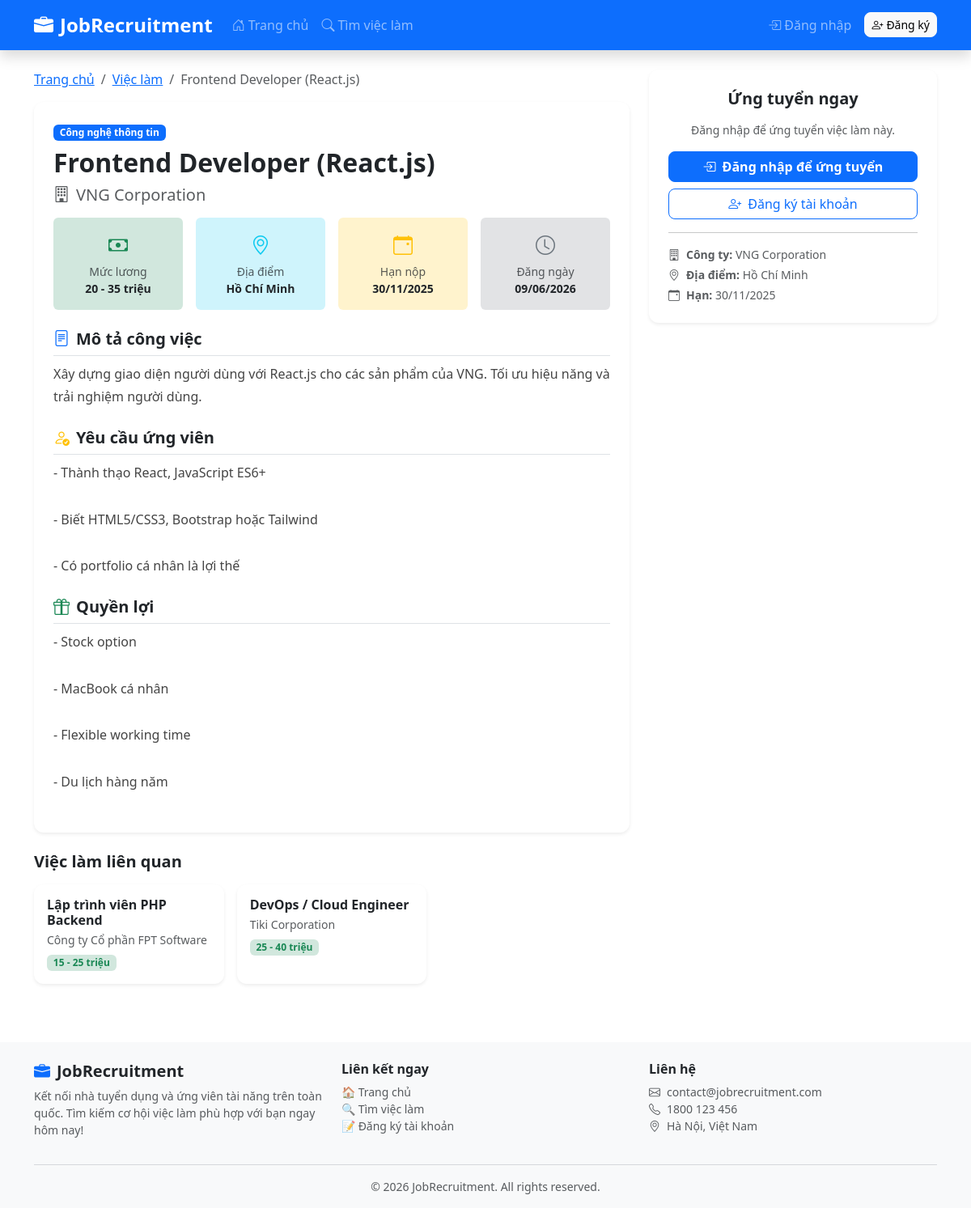
Page /jobs/detail?id=2 on the committed database.
### tables this page shows
CREATE TABLE `jobs` (
    `id`           INT AUTO_INCREMENT PRIMARY KEY COMMENT 'Khóa chính',
    `category_id`  INT           NOT NULL         COMMENT 'Ngành nghề (FK → categories.id)',
    `title`        VARCHAR(200)  NOT NULL         COMMENT 'Tiêu đề vị trí tuyển dụng',
    `company`      VARCHAR(200)  NOT NULL         COMMENT 'Tên công ty tuyển dụng',
    `salary`       VARCHAR(100)  DEFAULT NULL     COMMENT 'Mức lương (VD: 10-15 triệu)',
    `location`     VARCHAR(200)  DEFAULT NULL     COMMENT 'Địa điểm làm việc',
    `description`  TEXT          DEFAULT NULL     COMMENT 'Mô tả công việc chi tiết',
    `requirements` TEXT          DEFAULT NULL     COMMENT 'Yêu cầu ứng viên',
    `benefits`     TEXT          DEFAULT NULL     COMMENT 'Quyền lợi được hưởng',
    `deadline`     DATE          DEFAULT NULL     COMMENT 'Hạn nộp hồ sơ',
    `status`       ENUM('active', 'closed') NOT NULL DEFAULT 'active' COMMENT 'Trạng thái: active=đang tuyển, closed=đã đóng',
    `created_at`   TIMESTAMP DEFAULT CURRENT_TIMESTAMP COMMENT 'Thời điểm đăng tin',
    CONSTRAINT `fk_jobs_category`
        FOREIGN KEY (`category_id`) REFERENCES `categories`(`id`) ON DELETE CASCADE
);

CREATE TABLE `categories` (
    `id`         INT AUTO_INCREMENT PRIMARY KEY COMMENT 'Khóa chính',
    `name`       VARCHAR(100) NOT NULL          COMMENT 'Tên ngành nghề',
    `created_at` TIMESTAMP DEFAULT CURRENT_TIMESTAMP
);

### core/Controller.php (called while the page is built, shortened)
<?php
abstract class Controller
{
    protected function render(string $view, array $data = []): void
    {
        extract($data);
        $viewPath = __DIR__ . '/../views/' . $view . '.php';
        require $viewPath;
    }
}

### controllers/JobController.php (called while the page is built, shortened)
<?php
class JobController extends Controller
{
    public function detail(): void
    {
        $id = (int) ($_GET['id'] ?? 0);
        $jobModel = new Job();
        $job      = $jobModel->findById($id);
        $hasApplied = false;
        $relatedJobs = $jobModel->getRelated($id, $job['category_id']);
        $this->render('jobs/detail', [
            'job'         => $job,
            'hasApplied'  => $hasApplied,
            'relatedJobs' => $relatedJobs,
            'flash'       => $this->getFlash(),
        ]);
    }
}

### index.php (called while the page is built, shortened)
<?php
require_once __DIR__ . '/config/database.php';
require_once __DIR__ . '/core/Database.php';
require_once __DIR__ . '/core/Model.php';
require_once __DIR__ . '/core/Controller.php';
require_once __DIR__ . '/models/Job.php';
require_once __DIR__ . '/controllers/JobController.php';
$router = new Router();
$router->get('/',     'HomeController', 'index');
$router->get('/home', 'HomeController', 'index');
$router->get( '/login',    'AuthController', 'loginForm');
$router->post('/login',    'AuthController', 'login');
$router->get( '/register', 'AuthController', 'registerForm');
$router->post('/register', 'AuthController', 'register');
$router->get( '/logout',   'AuthController', 'logout');
$router->get( '/jobs',        'JobController', 'index');
$router->get( '/jobs/detail', 'JobController', 'detail');
$router->get( '/jobs/apply',  'JobController', 'applyForm');
$router->post('/jobs/apply',  'JobController', 'apply');
$router->get( '/profile',        'ProfileController', 'index');
$router->post('/profile/update', 'ProfileController', 'update');
$router->get('/my-applications', 'ApplicationController', 'history');
$router->get('/admin',           'AdminDashboardController', 'index');
$router->get('/admin/dashboard', 'AdminDashboardController', 'index');
$router->get( '/admin/users',        'AdminUserController', 'index');
$router->get( '/admin/users/create', 'AdminUserController', 'createForm');
$router->post('/admin/users/create', 'AdminUserController', 'create');
$router->get( '/admin/users/edit',   'AdminUserController', 'editForm');
$router->post('/admin/users/edit',   'AdminUserController', 'edit');
$router->post('/admin/users/delete', 'AdminUserController', 'delete');
$router->get( '/admin/jobs',        'AdminJobController', 'index');
$router->get( '/admin/jobs/create', 'AdminJobController', 'createForm');
$router->post('/admin/jobs/create', 'AdminJobController', 'create');
$router->get( '/admin/jobs/edit',   'AdminJobController', 'editForm');
$router->post('/admin/jobs/edit',   'AdminJobController', 'edit');
$router->post('/admin/jobs/delete', 'AdminJobController', 'delete');
$router->get( '/admin/categories',        'AdminCategoryController', 'index');
$router->get( '/admin/categories/create', 'AdminCategoryController', 'createForm');
$router->post('/admin/categories/create', 'AdminCategoryController', 'create');
$router->get( '/admin/categories/edit',   'AdminCategoryController', 'editForm');
$router->post('/admin/categories/edit',   'AdminCategoryController', 'edit');
$router->post('/admin/categories/delete', 'AdminCategoryController', 'delete');
$router->get( '/admin/applications',               'AdminApplicationController', 'index');
$router->post('/admin/applications/update-status', 'AdminApplicationController', 'updateStatus');
$router->dispatch();

### core/Database.php (called while the page is built, shortened)
<?php
class Database
{
    private static ?PDO $instance = null;
    public static function getInstance(): PDO
    {
        if (self::$instance === null) {
            $dsn = sprintf(
                'mysql:host=%s;port=%d;dbname=%s;charset=%s',
                DB_HOST,
                DB_PORT,
                DB_NAME,
                DB_CHARSET
            );
            $options = [
                PDO::ATTR_ERRMODE            => PDO::ERRMODE_EXCEPTION,
                PDO::ATTR_DEFAULT_FETCH_MODE => PDO::FETCH_ASSOC,
                PDO::ATTR_EMULATE_PREPARES   => false,
            ];
            try {
                self::$instance = new PDO($dsn, DB_USER, DB_PASS, $options);
            } catch (PDOException $e) {
                error_log('Database connection failed: ' . $e->getMessage());
                die('<h3 style="color:red;text-align:center">Không thể kết nối database.<br>Vui lòng kiểm tra cấu hình trong config/database.php</h3>');
            }
        }
        return self::$instance;
    }
}

### core/Model.php (called while the page is built, shortened)
<?php
abstract class Model
{
    protected PDO $db;
    public function __construct()
    {
        $this->db = Database::getInstance();
    }
    protected function query(string $sql, array $params = []): array
    {
        $stmt = $this->db->prepare($sql);
        $stmt->execute($params);
        return $stmt->fetchAll();
    }
    protected function queryOne(string $sql, array $params = []): array|false
    {
        $stmt = $this->db->prepare($sql);
        $stmt->execute($params);
        return $stmt->fetch();
    }
}

### models/Job.php (called while the page is built, shortened)
<?php
class Job extends Model
{
    public function findById(int $id): array|false
    {
        return $this->queryOne(
            "SELECT j.*, c.name AS category_name
             FROM `jobs` j
             LEFT JOIN `categories` c ON c.id = j.category_id
             WHERE j.id = ?",
            [$id]
        );
    }
    public function getRelated(int $jobId, int $categoryId, int $limit = 3): array
    {
        return $this->query(
            "SELECT j.*, c.name AS category_name
             FROM `jobs` j
             LEFT JOIN `categories` c ON c.id = j.category_id
             WHERE j.category_id = ? AND j.id != ? AND j.status = 'active'
             ORDER BY j.created_at DESC
             LIMIT ?",
            [$categoryId, $jobId, $limit]
        );
    }
}

### views/jobs/detail.php (the view, shortened to what this page needs)
<?php
require_once __DIR__ . '/../layouts/header.php';
?>
<div class="container py-4">
    <div class="row g-4">
        <div class="col-lg-8">
            <nav aria-label="breadcrumb" class="mb-3">
                <ol class="breadcrumb">
                    <li class="breadcrumb-item"><a href="<?= BASE_URL ?>/">Trang chủ</a></li>
                    <li class="breadcrumb-item"><a href="<?= BASE_URL ?>/jobs">Việc làm</a></li>
                    <li class="breadcrumb-item active"><?= htmlspecialchars($job['title']) ?></li>
                </ol>
            </nav>
            <div class="card border-0 shadow-sm mb-4">
                <div class="card-body p-4">
                    <div class="mb-3">
                        <span class="badge bg-primary mb-2"><?= htmlspecialchars($job['category_name'] ?? '') ?></span>
                        <h2 class="fw-bold"><?= htmlspecialchars($job['title']) ?></h2>
                        <h5 class="text-muted">
                            <i class="bi bi-building me-2"></i><?= htmlspecialchars($job['company']) ?>
                        </h5>
                    </div>
                    <div class="row g-3 mb-4">
                        <?php if ($job['salary']): ?>
                        <div class="col-sm-6 col-md-3">
                            <div class="text-center p-3 bg-success-subtle rounded">
                                <i class="bi bi-cash text-success fs-4"></i>
                                <div class="small text-muted mt-1">Mức lương</div>
                                <div class="fw-semibold small"><?= htmlspecialchars($job['salary']) ?></div>
                            </div>
                        </div>
                        <?php endif; ?>
                        <?php if ($job['location']): ?>
                        <div class="col-sm-6 col-md-3">
                            <div class="text-center p-3 bg-info-subtle rounded">
                                <i class="bi bi-geo-alt text-info fs-4"></i>
                                <div class="small text-muted mt-1">Địa điểm</div>
                                <div class="fw-semibold small"><?= htmlspecialchars($job['location']) ?></div>
                            </div>
                        </div>
                        <?php endif; ?>
                        <?php if ($job['deadline']): ?>
                        <div class="col-sm-6 col-md-3">
                            <div class="text-center p-3 bg-warning-subtle rounded">
                                <i class="bi bi-calendar-event text-warning fs-4"></i>
                                <div class="small text-muted mt-1">Hạn nộp</div>
                                <div class="fw-semibold small"><?= date('d/m/Y', strtotime($job['deadline'])) ?></div>
                            </div>
                        </div>
                        <?php endif; ?>
                        <div class="col-sm-6 col-md-3">
                            <div class="text-center p-3 bg-secondary-subtle rounded">
                                <i class="bi bi-clock text-secondary fs-4"></i>
                                <div class="small text-muted mt-1">Đăng ngày</div>
                                <div class="fw-semibold small"><?= date('d/m/Y', strtotime($job['created_at'])) ?></div>
                            </div>
                        </div>
                    </div>
                    <?php if ($job['description']): ?>
                    <div class="mb-4">
                        <h5 class="fw-bold border-bottom pb-2">
                            <i class="bi bi-file-text me-2 text-primary"></i>Mô tả công việc
                        </h5>
                        <div class="job-content"><?= nl2br(htmlspecialchars($job['description'])) ?></div>
                    </div>
                    <?php endif; ?>
                    <?php if ($job['requirements']): ?>
                    <div class="mb-4">
                        <h5 class="fw-bold border-bottom pb-2">
                            <i class="bi bi-person-check me-2 text-warning"></i>Yêu cầu ứng viên
                        </h5>
                        <div class="job-content"><?= nl2br(htmlspecialchars($job['requirements'])) ?></div>
                    </div>
                    <?php endif; ?>
                    <?php if ($job['benefits']): ?>
                    <div class="mb-4">
                        <h5 class="fw-bold border-bottom pb-2">
                            <i class="bi bi-gift me-2 text-success"></i>Quyền lợi
                        </h5>
                        <div class="job-content"><?= nl2br(htmlspecialchars($job['benefits'])) ?></div>
                    </div>
                    <?php endif; ?>
                </div>
            </div>
            <?php if (!empty($relatedJobs)): ?>
            <h5 class="fw-bold mb-3">Việc làm liên quan</h5>
            <div class="row g-3">
                <?php foreach ($relatedJobs as $rJob): ?>
                <div class="col-md-4">
                    <div class="card border-0 shadow-sm h-100">
                        <div class="card-body p-3">
                            <h6 class="fw-bold mb-1">
                                <a href="<?= BASE_URL ?>/jobs/detail?id=<?= $rJob['id'] ?>"
                                   class="text-decoration-none text-dark">
                                    <?= htmlspecialchars($rJob['title']) ?>
                                </a>
                            </h6>
                            <p class="text-muted small mb-1"><?= htmlspecialchars($rJob['company']) ?></p>
                            <?php if ($rJob['salary']): ?>
                            <span class="badge bg-success-subtle text-success small"><?= htmlspecialchars($rJob['salary']) ?></span>
                            <?php endif; ?>
                        </div>
                    </div>
                </div>
                <?php endforeach; ?>
            </div>
            <?php endif; ?>
        </div>
        <div class="col-lg-4">
            <div class="card border-0 shadow-sm sticky-top" style="top: 80px;">
                <div class="card-body p-4 text-center">
                    <h5 class="fw-bold mb-3">Ứng tuyển ngay</h5>
                    <?php if ($hasApplied): ?>
                        <div class="alert alert-success mb-3">
                            <i class="bi bi-check-circle-fill me-2"></i>
                            Bạn đã nộp hồ sơ cho vị trí này!
                        </div>
                        <a href="<?= BASE_URL ?>/my-applications" class="btn btn-outline-primary w-100">
                            <i class="bi bi-file-earmark-text me-2"></i>Xem hồ sơ đã nộp
                        </a>
                    <?php else: ?>
                        <p class="text-muted small mb-3">Đăng nhập để ứng tuyển việc làm này.</p>
                        <a href="<?= BASE_URL ?>/login" class="btn btn-primary w-100 mb-2 fw-bold">
                            <i class="bi bi-box-arrow-in-right me-2"></i>Đăng nhập để ứng tuyển
                        </a>
                        <a href="<?= BASE_URL ?>/register" class="btn btn-outline-primary w-100">
                            <i class="bi bi-person-plus me-2"></i>Đăng ký tài khoản
                        </a>
                    <?php endif; ?>
                    <hr>
                    <div class="text-start small text-muted">
                        <p class="mb-1"><i class="bi bi-building me-2"></i><strong>Công ty:</strong> <?= htmlspecialchars($job['company']) ?></p>
                        <?php if ($job['location']): ?>
                        <p class="mb-1"><i class="bi bi-geo-alt me-2"></i><strong>Địa điểm:</strong> <?= htmlspecialchars($job['location']) ?></p>
                        <?php endif; ?>
                        <?php if ($job['deadline']): ?>
                        <p class="mb-0"><i class="bi bi-calendar-event me-2"></i><strong>Hạn:</strong> <?= date('d/m/Y', strtotime($job['deadline'])) ?></p>
                        <?php endif; ?>
                    </div>
                </div>
            </div>
        </div>
    </div>
</div>
<?php require_once __DIR__ . '/../layouts/footer.php'; ?>

### public/css/style.css (style rules this page uses)
:root { --primary: #0d6efd; --success: #198754; --text-dark: #212529; --bg-light: #f8f9fa; }
.job-content { line-height: 1.8; color: #444; white-space: pre-line; }
.btn { border-radius: 8px; }
.card { border-radius: 12px; }
.bg-success-subtle { background-color: #d1e7dd !important; }
.bg-warning-subtle { background-color: #fff3cd !important; }
.bg-info-subtle { background-color: #cff4fc !important; }
.bg-secondary-subtle { background-color: #e2e3e5 !important; }

### rows in the picture
jobs: title "Frontend Developer (React.js)", category.name "Công nghệ thông tin", company "VNG Corporation", salary "20 - 35 triệu", location "Hồ Chí Minh", deadline "30/11/2025", created_at "09/06/2026", description "Xây dựng giao diện người dùng với React.js cho các sản phẩm của VNG. Tối ưu hiệu năng và trải nghiệm người dùng.", requirements "- Thành thạo React, JavaScript ES6+ - Biết HTML5/CSS3, Bootstrap hoặc Tailwind - Có portfolio cá nhân là lợi thế", benefits "- Stock option - MacBook cá nhân - Flexible working time - Du lịch hàng năm"
jobs: title "Lập trình viên PHP Backend", company "Công ty Cổ phần FPT Software", salary "15 - 25 triệu"
jobs: title "DevOps / Cloud Engineer", company "Tiki Corporation", salary "25 - 40 triệu"
